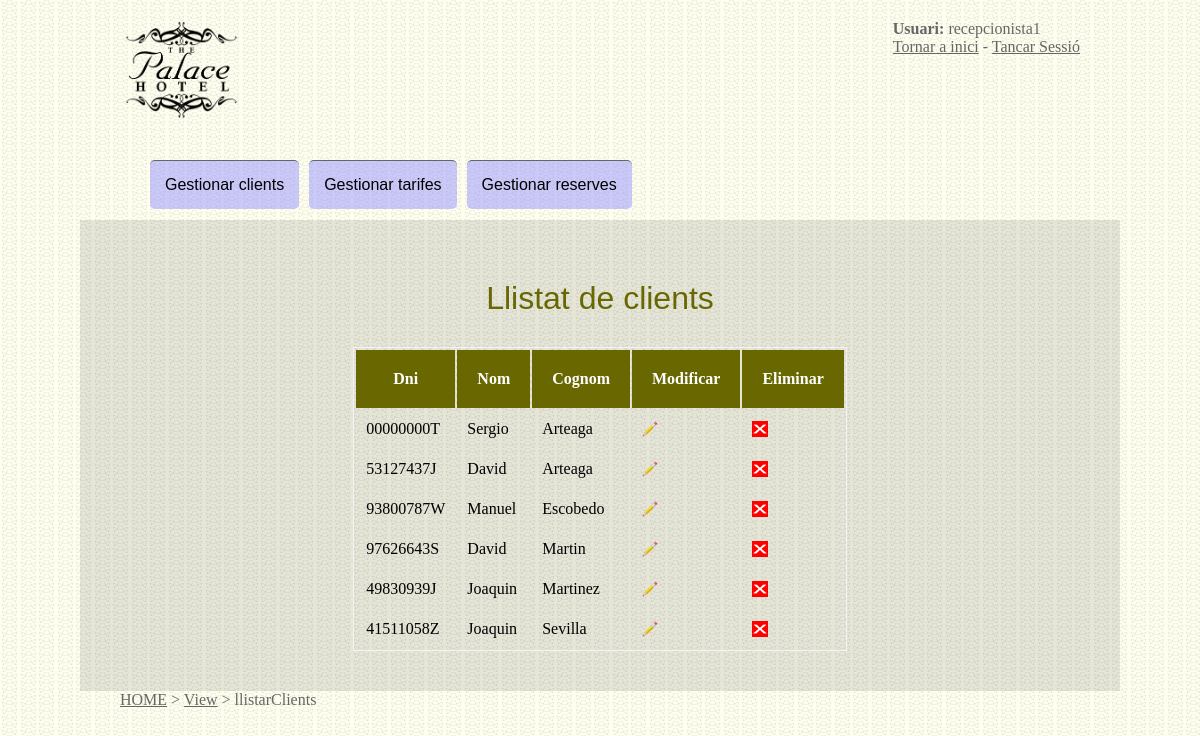
Before: /view/llistarClients.php (signed in) with the older database file.
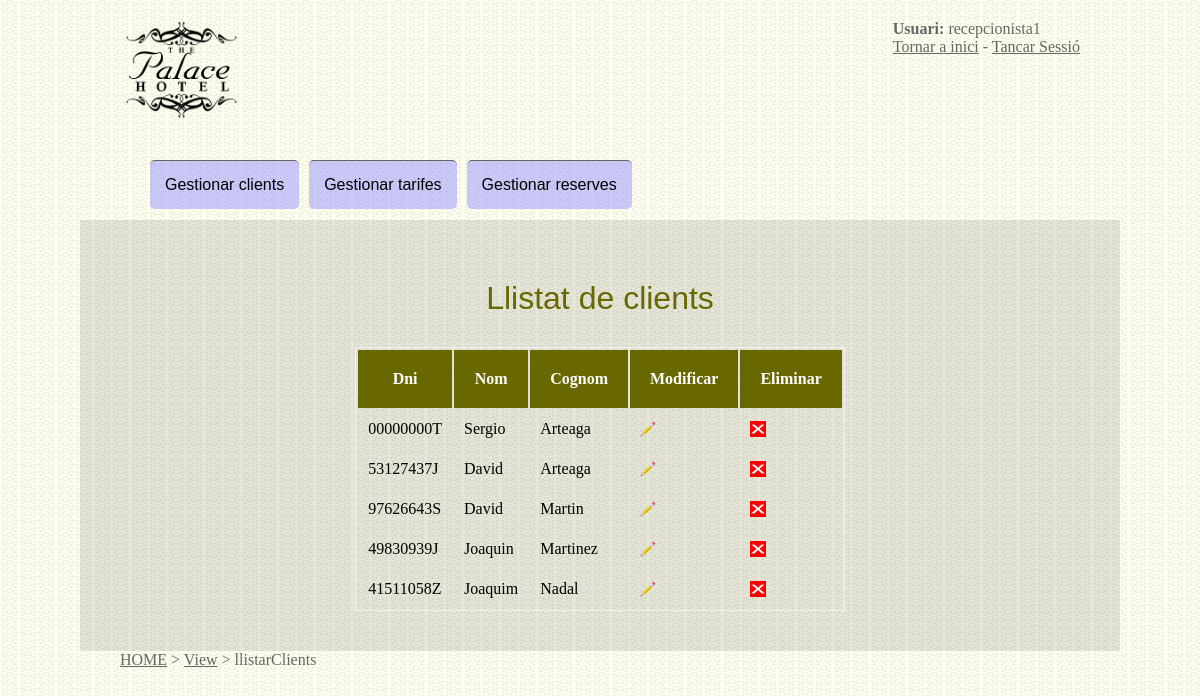
After: the same page with the newer database file.
### tables this page shows
CREATE TABLE IF NOT EXISTS `client` (
  `nif` varchar(9) NOT NULL,
  `nom` varchar(30) NOT NULL,
  `cognom` varchar(30) NOT NULL,
  `activat` tinyint(1) NOT NULL,
  PRIMARY KEY (`nif`)
);

### model/DAO/class_db.php (called while the page is built, shortened)
<?php
class db implements interface_db{
	private $server;
	private $username;
	private $password;
	private $link;
	public function getServer(){
		return $this->server;
	}
	public function setServer($value){
		$this->server = 'localhost';
	}
	public function getUsername(){
		return $this->username;
	}
	public function setUsername($value){
		$this->username = 'root';
	}
	public function getPassword(){
		return $this->password;
	}
	public function setPassword($value){
		$this->password = '';
	}
	public function connect(){
		$this->link=mysql_connect($this->getServer(),$this->getUsername(),$this->getPassword());
		return $this->link;
	}
	public function bd($database){
		$this->dbname = mysql_select_db('hotel', $this->link);
	}
	public function close()	{
		return mysql_close($this->link);
	}
	public function executaArray($sql){
		$connexio = $this->connect();
		$objArray=array();
		$consulta=mysql_query($sql, $connexio) or die('Error, la consulta ha fallat: '.$this->error());
		while ($r=mysql_fetch_array($consulta)) { $objArray[]=$r; }
		return $objArray;
	}
}
?>

### model/DAO/class_client_db.php (called while the page is built, shortened)
 <?php
require_once("../model/DAO/class_db.php");
class client_db {
	public function llistar() {
		$sql="SELECT * FROM client ORDER BY cognom ASC";
		$connexio = new db();
		return $connexio->executaArray($sql);
	}
}
?>

### model/business/class_client.php (called while the page is built, shortened)
<?php
require_once("../model/DAO/class_client_db.php");
class client {
	public function llistar_clients(){
		$clientDB = new client_db();
		return $clientDB->llistar();
	}
}
?>

### controller/llistarClient.php (called while the page is built)
<?php
include('../model/business/class_client.php');
try {
	$client=new Client("", "", "");
	$consulta=$client->llistar_clients();
} catch (Exception $e) {
    echo 'Excepción capturada: ',  $e->getMessage(), "\n";
}
?>

### view/llistarClients.php (the view, shortened to what this page needs)
<?php include('cabecera.php'); ?>
<h1>Llistat de clients</h1>
<table>
	<tr><th>Dni</th><th>Nom</th><th>Cognom</th><th>Modificar</th><th>Eliminar</th></tr>
	<?php
	include ('../controller/llistarClient.php');
	foreach ($consulta as $fila){
		echo "<tr><td>".$fila['nif']."</td>";
		echo "<td>".$fila['nom']."</td>";
		echo "<td>".$fila['cognom']."</td>";
		echo '<td><a href="modificarClient.php?nif='.$fila['nif'].'"><img src="img/editar.png" alt="Modificar Client" /></td>';
		echo '<td><a href="../controller/eliminarClient.php?nif='.$fila['nif'].'" onclick="return confirm(\'Acció eliminar: '.$fila["nif"].'\n\nEstàs segur?\');"><img src="img/eliminar.png" alt="Eliminar Client" /></td>';
		echo "</tr>";
	}
	?>
</table>
<?php
include('pie.php');
?>

Changed rows visible on the page:
removed client: nif "93800787W", nom "Manuel", cognom "Escobedo"
changed client "41511058Z": nom "Joaquin" → "Joaquim"; cognom "Sevilla" → "Nadal"
